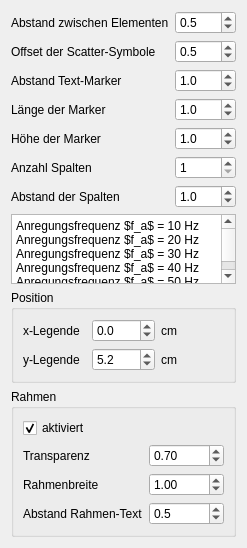
            <widget class="QWidget" name="page_13">
             <property name="geometry">
              <rect>
               <x>0</x>
               <y>0</y>
               <width>224</width>
               <height>459</height>
              </rect>
             </property>
             <attribute name="label">
              <string>Zweitachse</string>
             </attribute>
             <layout class="QVBoxLayout" name="verticalLayout_13">
              <item>
               <layout class="QFormLayout" name="formLayout_10">
                <item row="0" column="0">
                 <widget class="QLabel" name="label_71">
                  <property name="text">
                   <string>Abstand zwischen Elementen</string>
                  </property>
                 </widget>
                </item>
                <item row="0" column="1">
                 <widget class="QDoubleSpinBox" name="legendSpacing_2">
                  <property name="decimals">
                   <number>1</number>
                  </property>
                  <property name="minimum">
                   <double>-100.000000000000000</double>
                  </property>
                  <property name="maximum">
                   <double>100.000000000000000</double>
                  </property>
                  <property name="singleStep">
                   <double>0.100000000000000</double>
                  </property>
                  <property name="value">
                   <double>0.500000000000000</double>
                  </property>
                 </widget>
                </item>
                <item row="1" column="0">
                 <widget class="QLabel" name="legendScatterLabel_2">
                  <property name="text">
                   <string>Offset der Scatter-Symbole</string>
                  </property>
                 </widget>
                </item>
                <item row="1" column="1">
                 <widget class="QDoubleSpinBox" name="legendScatterOffset_2">
                  <property name="decimals">
                   <number>1</number>
                  </property>
                  <property name="minimum">
                   <double>-100.000000000000000</double>
                  </property>
                  <property name="maximum">
                   <double>98.000000000000000</double>
                  </property>
                  <property name="singleStep">
                   <double>0.100000000000000</double>
                  </property>
                  <property name="value">
                   <double>0.500000000000000</double>
                  </property>
                 </widget>
                </item>
                <item row="2" column="0">
                 <widget class="QLabel" name="label_72">
                  <property name="text">
                   <string>Abstand Text-Marker</string>
                  </property>
                 </widget>
                </item>
                <item row="2" column="1">
                 <widget class="QDoubleSpinBox" name="legendTextPad_2">
                  <property name="decimals">
                   <number>1</number>
                  </property>
                  <property name="minimum">
                   <double>-100.000000000000000</double>
                  </property>
                  <property name="maximum">
                   <double>100.000000000000000</double>
                  </property>
                  <property name="singleStep">
                   <double>0.100000000000000</double>
                  </property>
                  <property name="value">
                   <double>1.000000000000000</double>
                  </property>
                 </widget>
                </item>
                <item row="5" column="0">
                 <widget class="QLabel" name="label_76">
                  <property name="text">
                   <string>Anzahl Spalten</string>
                  </property>
                 </widget>
                </item>
                <item row="5" column="1">
                 <widget class="QDoubleSpinBox" name="legendTextCol_2">
                  <property name="decimals">
                   <number>0</number>
                  </property>
                  <property name="minimum">
                   <double>1.000000000000000</double>
                  </property>
                  <property name="maximum">
                   <double>5.000000000000000</double>
                  </property>
                  <property name="singleStep">
                   <double>1.000000000000000</double>
                  </property>
                  <property name="value">
                   <double>1.000000000000000</double>
                  </property>
                 </widget>
                </item>
                <item row="6" column="1">
                 <widget class="QDoubleSpinBox" name="legendColumnSpacing_2">
                  <property name="decimals">
                   <number>1</number>
                  </property>
                  <property name="minimum">
                   <double>0.000000000000000</double>
                  </property>
                  <property name="maximum">
                   <double>20.000000000000000</double>
                  </property>
                  <property name="singleStep">
                   <double>0.100000000000000</double>
                  </property>
                  <property name="value">
                   <double>1.000000000000000</double>
                  </property>
                 </widget>
                </item>
                <item row="3" column="0">
                 <widget class="QLabel" name="label_111">
                  <property name="text">
                   <string>Länge der Marker</string>
                  </property>
                 </widget>
                </item>
                <item row="3" column="1">
                 <widget class="QDoubleSpinBox" name="handlelength_2">
                  <property name="decimals">
                   <number>1</number>
                  </property>
                  <property name="minimum">
                   <double>-100.000000000000000</double>
                  </property>
                  <property name="maximum">
                   <double>100.000000000000000</double>
                  </property>
                  <property name="singleStep">
                   <double>0.100000000000000</double>
                  </property>
                  <property name="value">
                   <double>1.000000000000000</double>
                  </property>
                 </widget>
                </item>
                <item row="4" column="0">
                 <widget class="QLabel" name="label_112">
                  <property name="text">
                   <string>Höhe der Marker</string>
                  </property>
                 </widget>
                </item>
                <item row="4" column="1">
                 <widget class="QDoubleSpinBox" name="handleheight_2">
                  <property name="decimals">
                   <number>1</number>
                  </property>
                  <property name="minimum">
                   <double>-100.000000000000000</double>
                  </property>
                  <property name="maximum">
                   <double>100.000000000000000</double>
                  </property>
                  <property name="singleStep">
                   <double>0.100000000000000</double>
                  </property>
                  <property name="value">
                   <double>1.000000000000000</double>
                  </property>
                 </widget>
                </item>
                <item row="6" column="0">
                 <widget class="QLabel" name="label_77">
                  <property name="text">
                   <string>Abstand der Spalten</string>
                  </property>
                 </widget>
                </item>
               </layout>
              </item>
              <item>
               <widget class="QPlainTextEdit" name="legend2">
                <property name="plainText">
                 <string>Anregungsfrequenz $f_a$ = 10 Hz
Anregungsfrequenz $f_a$ = 20 Hz
Anregungsfrequenz $f_a$ = 30 Hz
Anregungsfrequenz $f_a$ = 40 Hz
Anregungsfrequenz $f_a$ = 50 Hz</string>
                </property>
               </widget>
              </item>
              <item>
               <widget class="QGroupBox" name="groupBox_13">
                <property name="title">
                 <string>Position</string>
                </property>
                <layout class="QGridLayout" name="gridLayout_7">
                 <item row="0" column="0">
                  <widget class="QLabel" name="label_78">
                   <property name="text">
                    <string>x-Legende</string>
                   </property>
                  </widget>
                 </item>
                 <item row="0" column="1">
                  <widget class="QDoubleSpinBox" name="paddingLeftLegend_2">
                   <property name="decimals">
                    <number>1</number>
                   </property>
                   <property name="minimum">
                    <double>-100.000000000000000</double>
                   </property>
                   <property name="maximum">
                    <double>100.000000000000000</double>
                   </property>
                   <property name="singleStep">
                    <double>0.100000000000000</double>
                   </property>
                   <property name="value">
                    <double>0.000000000000000</double>
                   </property>
                  </widget>
                 </item>
                 <item row="0" column="2">
                  <widget class="QLabel" name="label_79">
                   <property name="text">
                    <string>cm</string>
                   </property>
                  </widget>
                 </item>
                 <item row="1" column="0">
                  <widget class="QLabel" name="label_81">
                   <property name="text">
                    <string>y-Legende</string>
                   </property>
                  </widget>
                 </item>
                 <item row="1" column="1">
                  <widget class="QDoubleSpinBox" name="paddingTopLegend_2">
                   <property name="decimals">
                    <number>1</number>
                   </property>
                   <property name="minimum">
                    <double>-100.000000000000000</double>
                   </property>
                   <property name="maximum">
                    <double>100.000000000000000</double>
                   </property>
                   <property name="singleStep">
                    <double>0.100000000000000</double>
                   </property>
                   <property name="value">
                    <double>5.200000000000000</double>
                   </property>
                  </widget>
                 </item>
                 <item row="1" column="2">
                  <widget class="QLabel" name="label_82">
                   <property name="text">
                    <string>cm</string>
                   </property>
                  </widget>
                 </item>
                </layout>
               </widget>
              </item>
              <item>
               <widget class="QGroupBox" name="groupBox_11">
                <property name="title">
                 <string>Rahmen</string>
                </property>
                <layout class="QVBoxLayout" name="verticalLayout_16">
                 <item>
                  <widget class="QCheckBox" name="disableLegendFrame_2">
                   <property name="text">
                    <string>aktiviert</string>
                   </property>
                   <property name="checked">
                    <bool>true</bool>
                   </property>
                  </widget>
                 </item>
                 <item>
                  <layout class="QFormLayout" name="formLayout_11">
                   <item row="0" column="0">
                    <widget class="QLabel" name="label_83">
                     <property name="text">
                      <string>Transparenz</string>
                     </property>
                    </widget>
                   </item>
                   <item row="0" column="1">
                    <widget class="QDoubleSpinBox" name="legendFrameAlpha_2">
                     <property name="decimals">
                      <number>2</number>
                     </property>
                     <property name="minimum">
                      <double>0.000000000000000</double>
                     </property>
                     <property name="maximum">
                      <double>1.000000000000000</double>
                     </property>
                     <property name="singleStep">
                      <double>0.010000000000000</double>
                     </property>
                     <property name="value">
                      <double>0.700000000000000</double>
                     </property>
                    </widget>
                   </item>
                   <item row="1" column="0">
                    <widget class="QLabel" name="label_84">
                     <property name="text">
                      <string>Rahmenbreite</string>
                     </property>
                    </widget>
                   </item>
                   <item row="1" column="1">
                    <widget class="QDoubleSpinBox" name="legendFrameWidth_2">
                     <property name="decimals">
                      <number>2</number>
                     </property>
                     <property name="minimum">
                      <double>0.000000000000000</double>
                     </property>
                     <property name="maximum">
                      <double>100.000000000000000</double>
                     </property>
                     <property name="singleStep">
                      <double>0.250000000000000</double>
                     </property>
                     <property name="value">
                      <double>1.000000000000000</double>
                     </property>
                    </widget>
                   </item>
                   <item row="2" column="0">
                    <widget class="QLabel" name="label_85">
                     <property name="text">
                      <string>Abstand Rahmen-Text</string>
                     </property>
                    </widget>
                   </item>
                   <item row="2" column="1">
                    <widget class="QDoubleSpinBox" name="legendFramePad_2">
                     <property name="decimals">
                      <number>1</number>
                     </property>
                     <property name="minimum">
                      <double>0.000000000000000</double>
                     </property>
                     <property name="maximum">
                      <double>100.000000000000000</double>
                     </property>
                     <property name="singleStep">
                      <double>0.100000000000000</double>
                     </property>
                     <property name="value">
                      <double>0.500000000000000</double>
                     </property>
                    </widget>
                   </item>
                  </layout>
                 </item>
                </layout>
               </widget>
              </item>
             </layout>
            </widget>
